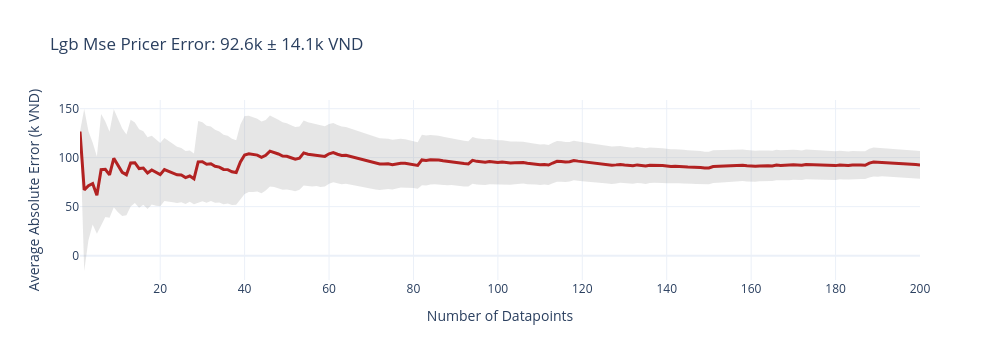
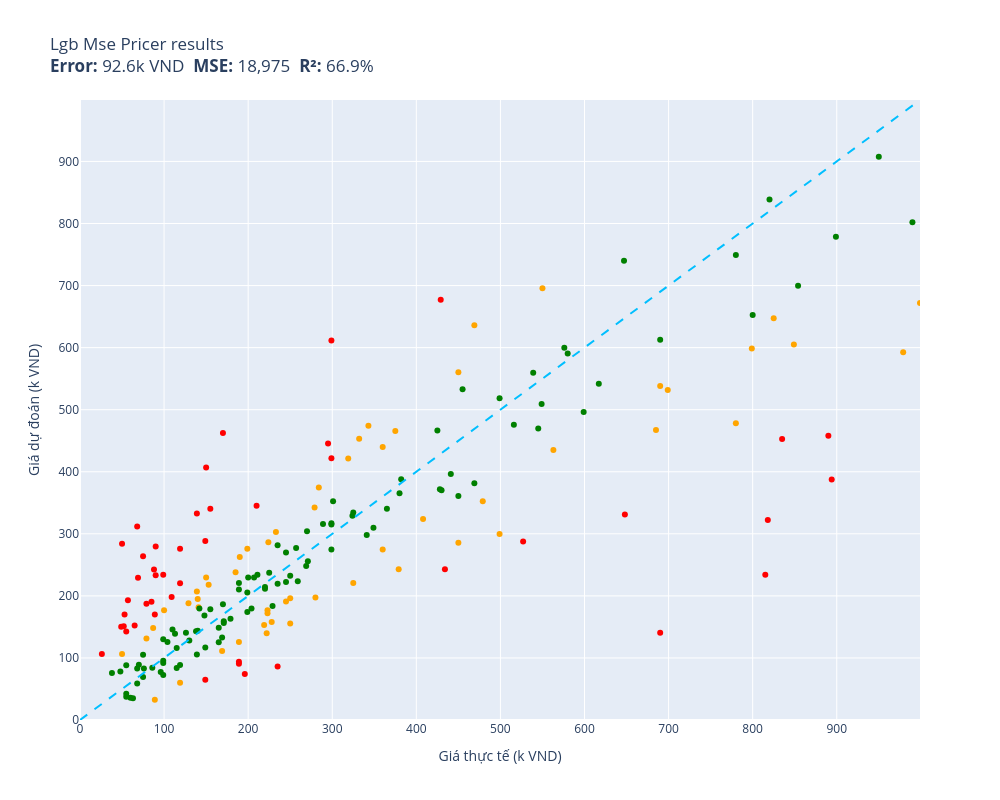

These figures' notebook cell, in order:
### Code cell
# 5A. LGB MSE — full 269K
# num_leaves=63 de tang capacity voi 5x data so voi benchmark (50K)
print("[5A] Training LGB (MSE, full 269K)...")
lgb_mse = lgb.LGBMRegressor(
    n_estimators=1000,
    num_leaves=63,
    learning_rate=0.1,
    min_child_samples=30,
    n_jobs=-1,
    random_state=42,
    verbose=-1,
)
lgb_mse.fit(X_main, prices)
print("Training done.")

def lgb_mse_pricer(item):
    x = vec_main.transform([item.summary])
    return max(5, lgb_mse.predict(x)[0])

print("Evaluating [5A]:")
results["5A. LGB MSE (269K)"] = evaluate(lgb_mse_pricer, test)

# train 38 phut

### Figure 1 — Plotly figure (JSON) as saved in the notebook; plotly's stock layout.template omitted (floating-point values rounded to 4 significant figures; data arrays with more than 128 entries replaced by an {"elided": "..."} marker saying what was removed)
{"data": [{"fill": "toself", "fillcolor": "rgba(128,128,128,0.2)", "hoverinfo": "skip", "line": {"color": "rgba(255,255,255,0)"}, "name": "95% CI", "showlegend": false, "type": "scatter", "x": {"elided": "400 int values"}, "y": {"elided": "400 float values"}}, {"customdata": {"elided": "200x1 float values"}, "hovertemplate": "n=%{x}<br>Avg Error=%{y:.1f}k VND<br>±95% CI=%{customdata[0]:.1f}k<extra></extra>", "line": {"color": "firebrick", "width": 3}, "mode": "lines", "name": "Cumulative Avg Error", "type": "scatter", "x": {"elided": "200 int values"}, "y": {"elided": "200 float values"}}], "layout": {"height": 360, "showlegend": false, "title": {"text": "Lgb Mse Pricer Error: 92.6k ± 14.1k VND"}, "width": 1000, "xaxis": {"title": {"text": "Number of Datapoints"}}, "yaxis": {"title": {"text": "Average Absolute Error (k VND)"}}}}

### Figure 2 — Plotly figure (JSON) as saved in the notebook; plotly's stock layout.template omitted (floating-point values rounded to 4 significant figures)
{"data": [{"customdata": [["Thùng lưu trữ, hộp đựng đồ đa năng bằng ...\\Dự đoán: 352.3k VND  Thực tế: 479.0k VND"], ["Phần Mềm Diệt Virus Trend Micro Maximum ...\\Dự đoán: 440.1k VND  Thực tế: 360.0k VND"], ["Combo Bộ sạc ANSMANN POWERLINE 4 Smart k...\\Dự đoán: 467.2k VND  Thực tế: 685.0k VND"], ["Ugreen UG30771US230TK card mạng PCI-e 1x...\\Dự đoán: 374.5k VND  Thực tế: 284.0k VND"], ["COMBO 10 QUẦN ĐIỀU HÒA THÔNG HƠI 5083\\Dự đoán: 191.1k VND  Thực tế: 245.0k VND"], ["KHĂN CHOÀNG CASHMERE CAO CẤP CAS15\\Dự đoán: 176.8k VND  Thực tế: 223.0k VND"], ["KHĂN CHOÀNG CASHMERE CAO CẤP CAS34\\Dự đoán: 172.2k VND  Thực tế: 223.0k VND"], ["Ba lô, balo  laptop thời trang Hàn Quốc ...\\Dự đoán: 176.7k VND  Thực tế: 100.0k VND"], ["Áo len dài tay nam thời trang Hàn Quốc S...\\Dự đoán: 125.6k VND  Thực tế: 189.0k VND"], ["Kính cường lực trong suốt Kuzoom cho iPa...\\Dự đoán: 111.3k VND  Thực tế: 169.0k VND"], ["Đồ Chơi Tay Cầm Âm Nhạc 2 TOONYKIDS - Đồ...\\Dự đoán: 286.2k VND  Thực tế: 224.0k VND"], ["Tinh Chất Dưỡng Sáng Da Vitamin C CNP De...\\Dự đoán: 478.3k VND  Thực tế: 780.0k VND"], ["Mì Trứng Cao Cấp Meizan (500g)\\Dự đoán: 106.2k VND  Thực tế: 50.0k VND"], ["Sữa bột Enfagrow A+ Neuropro 4 1.7kg với...\\Dự đoán: 592.4k VND  Thực tế: 979.0k VND"], ["Combo hộp   3 món  đeo tay  xinh xắn  ph...\\Dự đoán: 153.3k VND  Thực tế: 219.0k VND"], ["Cặp Đựng Laptop Chống Sốc Cao Cấp, Cặp Đ...\\Dự đoán: 220.7k VND  Thực tế: 325.0k VND"], ["Máy Đo Huyết Áp Cơ ALPK2 - Nhập Khẩu Chí...\\Dự đoán: 647.3k VND  Thực tế: 825.0k VND"], ["Rượu Vang Chile Yali Wetland Reserva Cab...\\Dự đoán: 560.3k VND  Thực tế: 450.0k VND"], ["Balo Laptop 15.6 inch KMORE The CARTER -...\\Dự đoán: 695.5k VND  Thực tế: 550.0k VND"], ["Ốp lưng da HDD có ngăn đựng thẻ kèm kệ c...\\Dự đoán: 276.0k VND  Thực tế: 199.0k VND"], ["Gấu Bông Đựng Khăn Giấy và Sọt Rác Tiện ...\\Dự đoán: 196.0k VND  Thực tế: 250.0k VND"], ["Sữa bột Nestlé NAN INFINIPRO A2 1 với cô...\\Dự đoán: 538.2k VND  Thực tế: 690.0k VND"], ["Bình Uống Nước Cho Bé LocknLock HAP916 4...\\Dự đoán: 324.0k VND  Thực tế: 408.0k VND"], ["Loa HP 2000 (VS)\\Dự đoán: 218.0k VND  Thực tế: 153.0k VND"], ["Serum Prettyskin B5 Phục Hồi, Dưỡng Sáng...\\Dự đoán: 465.5k VND  Thực tế: 375.0k VND"], ["Thắt lưng bản 4cm. Mặt khoá phong cách\\Dự đoán: 131.2k VND  Thực tế: 79.0k VND"], ["Chuột Gaming T-Wolf G560 Led USB - Hàng ...\\Dự đoán: 194.8k VND  Thực tế: 140.0k VND"], ["Bao da dành cho Samsung Galaxy Tab S6 10...\\Dự đoán: 157.9k VND  Thực tế: 228.0k VND"], ["Bộ chuyển đổi Mini displayport sang H...\\Dự đoán: 435.1k VND  Thực tế: 563.0k VND"], ["Giày tây Giày lười nam hàn quốc đai kim ...\\Dự đoán: 139.6k VND  Thực tế: 222.0k VND"], ["Ốp Lưng Nillkin Super Frosted Shield Pro...\\Dự đoán: 262.8k VND  Thực tế: 190.0k VND"], ["Vỏ Hột Quẹt Bật Lửa Xăng Đá Zorro ZC5-6 ...\\Dự đoán: 474.0k VND  Thực tế: 343.0k VND"], ["Máy Xay Sinh Tố BlueStone BLB-5328 1.5 L...\\Dự đoán: 671.8k VND  Thực tế: 999.0k VND"], ["Đèn pin đội đầu j78 chiếu xa ánh sáng mạ...\\Dự đoán: 242.7k VND  Thực tế: 379.0k VND"], ["Loa SUB Siêu Trầm Cao Cấp S1 - Hàng Nhập...\\Dự đoán: 605.2k VND  Thực tế: 849.0k VND"], ["Wekki Đồ Chơi Lắp Ráp Tiệm Đá Bào Wk5060...\\Dự đoán: 299.7k VND  Thực tế: 499.0k VND"], ["Gối Tựa Lưng Massage Túi Khí Kéo Dãn,Tíc...\\Dự đoán: 421.5k VND  Thực tế: 319.0k VND"], ["COMBO 2 Sợi Dây Buộc Tóc ADIDAS ADAC-165...\\Dự đoán: 453.0k VND  Thực tế: 332.0k VND"], ["Bao Case Ốp Cứng Trong Suốt PC bảo vệ ch...\\Dự đoán: 155.7k VND  Thực tế: 250.0k VND"], ["Chuột Razer DeathAdder Essential-Ergonom...\\Dự đoán: 531.9k VND  Thực tế: 699.0k VND"], ["Ngũ cốc Xuân An yến mạch hạnh nhân hạt c...\\Dự đoán: 148.4k VND  Thực tế: 87.0k VND"], ["Khóa Đồng 75 CS Series ABUS (60mm)\\Dự đoán: 598.6k VND  Thực tế: 799.0k VND"], ["Kệ đỡ giá đỡ đế tản nhiệt cho ipad máy t...\\Dự đoán: 206.9k VND  Thực tế: 139.0k VND"], ["(HCM) Tranh treo tường trang trí decor t...\\Dự đoán: 197.4k VND  Thực tế: 280.0k VND"], ["Sạc Laptop dùng cho Máy Tinh HP - Kèm Dâ...\\Dự đoán: 303.1k VND  Thực tế: 233.0k VND"], ["[HSD 03/2027] Sữa Tắm On: The Body Cấp Ẩ...\\Dự đoán: 188.0k VND  Thực tế: 129.0k VND"], ["Quánh Đúc Chống Dính Vân Đá Đáy Từ Ecora...\\Dự đoán: 636.0k VND  Thực tế: 469.0k VND"], ["Ốp Lưng Kính Cường Lực Trong Suốt Hoàn T...\\Dự đoán: 181.7k VND  Thực tế: 141.0k VND"], ["(GIÁ TỐT) Giày đế xuồng nữ da bò thật mà...\\Dự đoán: 238.0k VND  Thực tế: 185.0k VND"], ["Lược cắt tóc Nhật Bản YS PARK cho tóc ng...\\Dự đoán: 274.7k VND  Thực tế: 360.0k VND"], ["Hộp mực 35A 85A 36A Halloya có lỗ đổ mực...\\Dự đoán: 229.4k VND  Thực tế: 150.0k VND"], ["Giày Sandal Nữ Đế Xuồng HÀ NAM Da Bò Thậ...\\Dự đoán: 342.5k VND  Thực tế: 279.0k VND"], ["Bộ Lắp Ghép Cho Bé 3D Mideer Translucent...\\Dự đoán: 285.5k VND  Thực tế: 450.0k VND"], ["Cây gãi lưng/ gãi ngứa bằng sừng Trâu [M...\\Dự đoán: 32.8k VND  Thực tế: 89.0k VND"], ["Make Today Great, mã G276. Hãy tỏa sáng ...\\Dự đoán: 60.2k VND  Thực tế: 119.0k VND"]], "hovertemplate": "%{customdata[0]}<extra></extra>", "legendgroup": "orange", "marker": {"color": "orange", "size": 6, "symbol": "circle"}, "mode": "markers", "name": "orange", "orientation": "v", "showlegend": true, "type": "scatter", "x": [479, 360, 685, 284, 245, 223, 223, 100, 189, 169, 224, 780, 50, 979, 219, 325, 825, 450, 550, 199, 250, 690, 408, 153, 375, 79, 140, 228, 563, 222, 190, 343, 999, 379, 849, 499, 319, 332, 250, 699, 87, 799, 139, 280, 233, 129, 469, 141, 185, 360, 150, 279, 450, 89, 119], "xaxis": "x", "y": [352.3, 440.1, 467.2, 374.5, 191.1, 176.8, 172.2, 176.7, 125.6, 111.3, 286.2, 478.3, 106.2, 592.4, 153.3, 220.7, 647.3, 560.3, 695.5, 276.0, 196.0, 538.2, 324.0, 218.0, 465.5, 131.2, 194.8, 157.9, 435.1, 139.6, 262.8, 474.0, 671.8, 242.7, 605.2, 299.7, 421.5, 453.0, 155.7, 531.9, 148.4, 598.6, 206.9, 197.4, 303.1, 188.0, 636.0, 181.7, 238.0, 274.7, 229.4, 342.5, 285.5, 32.77, 60.17], "yaxis": "y"}, {"customdata": [["Bộ Gí Đỡ Từ Đa Chức Năng Hoco PH19 - Hàn...\\Dự đoán: 91.7k VND  Thực tế: 99.0k VND"], ["Ugreen UG20868US174TK 2M màu Hồng Dây US...\\Dự đoán: 140.5k VND  Thực tế: 126.0k VND"], ["Sạc Tương Thích Cho Laptop Hp Pavilion 1...\\Dự đoán: 297.9k VND  Thực tế: 341.0k VND"], ["Thức ăn IGUANA Trưởng Thành Bí Đỏ GREENA...\\Dự đoán: 168.5k VND  Thực tế: 148.0k VND"], ["Bàn Phím Tương Thích Cho Laptop Lenovo -...\\Dự đoán: 248.1k VND  Thực tế: 269.0k VND"], ["Dây đai du lịch Master Lock 4701EURDGRN ...\\Dự đoán: 329.2k VND  Thực tế: 324.0k VND"], ["Miếng Dán Dẻo PPF Mặt Lưng, Mặt Trước Dà...\\Dự đoán: 128.1k VND  Thực tế: 130.0k VND"], ["Giá Đỡ Dây Cáp Wi WU CH011 - Hàng Chính ...\\Dự đoán: 145.8k VND  Thực tế: 110.0k VND"], ["Sạc dành cho Laptop Gaming Asus ROG Stri...\\Dự đoán: 907.5k VND  Thực tế: 950.0k VND"], ["[Mẫu mới] Tã quần SunMate siêu mềm mại G...\\Dự đoán: 125.3k VND  Thực tế: 165.0k VND"], ["Áo Bóng Đá Retro Real Madrid 2006/2007 -...\\Dự đoán: 315.2k VND  Thực tế: 299.0k VND"], ["Mũ len liền khăn lót nỉ trùm kín cổ siêu...\\Dự đoán: 116.2k VND  Thực tế: 115.0k VND"], ["Bóng Đèn Ô Tô Xtec H15 12V 15/55W\\Dự đoán: 156.1k VND  Thực tế: 171.0k VND"], ["Combo Mút Trang Điểm Mastige Màu Cam Nhạ...\\Dự đoán: 58.9k VND  Thực tế: 68.0k VND"], ["Nàng Tiên Tóc Mây DK81159\\Dự đoán: 83.0k VND  Thực tế: 76.0k VND"], ["Kính mát nam Mắt vuông chống nắng uv thờ...\\Dự đoán: 143.8k VND  Thực tế: 140.0k VND"], ["Miếng Kính Cường Lực Chống Nhìn Trộm cho...\\Dự đoán: 361.0k VND  Thực tế: 450.0k VND"], ["Dụng cụ đốt Palo santo - Palo santo Hold...\\Dự đoán: 142.9k VND  Thực tế: 138.0k VND"], ["Bộ Tháo Mắt Xích Xe Loại Tốt – Gọn Nhẹ, ...\\Dự đoán: 148.4k VND  Thực tế: 165.0k VND"], ["Combo 5 Giấy Thấm Dầu Mayan  (100 Tờ / G...\\Dự đoán: 84.3k VND  Thực tế: 86.0k VND"], ["Bát Ăn Trẻ Em Amori 580ml - Hàng Cao Cấp...\\Dự đoán: 35.1k VND  Thực tế: 63.0k VND"], ["Chuột máy tính có dây Gaming Newmen GX6,...\\Dự đoán: 340.3k VND  Thực tế: 365.0k VND"], ["BẠT CHỐNG NẮNG PHÍA TRONG KÍNH LÁI Xe Ô ...\\Dự đoán: 105.0k VND  Thực tế: 75.0k VND"], ["MÁY MÀI 100MM 710W TOLSEN 79544 - HÀNG C...\\Dự đoán: 740.2k VND  Thực tế: 647.0k VND"], ["Giày cao gót 7 phân vải dệt, mũi nhọn hở...\\Dự đoán: 179.7k VND  Thực tế: 204.0k VND"], ["Tấm dán patch_velcro treo tường\\Dự đoán: 214.3k VND  Thực tế: 220.0k VND"], ["Chà bông xù Viettin Mart 500G\\Dự đoán: 138.9k VND  Thực tế: 113.0k VND"], ["Nệm cho chó mèo 40x50cm Điều Hòa phù hợp...\\Dự đoán: 229.4k VND  Thực tế: 200.0k VND"], ["Gối Cao Su Non Chống Méo Đầu Cho Bé\\Dự đoán: 237.4k VND  Thực tế: 225.0k VND"], ["Bộ Pyjama HUONGTAM Phi tay dài nam cao c...\\Dự đoán: 223.8k VND  Thực tế: 259.0k VND"], ["Pin dùng cho Laptop Acer One 725 - Hàng ...\\Dự đoán: 475.7k VND  Thực tế: 516.0k VND"], ["Giày Sandal (Xăng Đan) dép quai hậu big ...\\Dự đoán: 590.4k VND  Thực tế: 580.0k VND"], ["Ốp lưng chống sốc vân kim loại cho Samsu...\\Dự đoán: 69.1k VND  Thực tế: 75.0k VND"], ["Dầu gội nam Home Scape Care giảm gàu chă...\\Dự đoán: 219.6k VND  Thực tế: 235.0k VND"], ["Canxi Nano calcium D3 MK7 -Hộp 100 Viên ...\\Dự đoán: 88.7k VND  Thực tế: 119.0k VND"], ["Kính xinh, Kính râm Mắt mèo Hàn Quốc thờ...\\Dự đoán: 220.7k VND  Thực tế: 189.0k VND"], ["Chân váy công sở dáng đuôi cá, Lưng cao,...\\Dự đoán: 309.8k VND  Thực tế: 349.0k VND"], ["Dép Sandal nam da bò nhập khẩu nguyên tấ...\\Dự đoán: 352.3k VND  Thực tế: 301.0k VND"], ["AirTag Charm Strap hàng chính hãng Bone\\Dự đoán: 222.5k VND  Thực tế: 245.0k VND"], ["Khăn lụa choàng cổ 02\\Dự đoán: 116.9k VND  Thực tế: 149.0k VND"], ["Thắt Lưng Nữ Dây Nịt Nữ Button mang đầm ...\\Dự đoán: 130.2k VND  Thực tế: 99.0k VND"], ["THINK BIG DO BIGGER, mã G92. Áo thun nam...\\Dự đoán: 72.4k VND  Thực tế: 99.0k VND"], ["Quần Jean nam Leman đen mài xám JD14 - S...\\Dự đoán: 509.0k VND  Thực tế: 549.0k VND"], ["Giày Da Nam Giá Rẻ Dập Vân Cá Sấu Có Chu...\\Dự đoán: 174.1k VND  Thực tế: 199.0k VND"], ["Nón hiphop NEON POKER black\\Dự đoán: 95.5k VND  Thực tế: 99.0k VND"], ["Tranh Xếp Hình Random Cut 750 Mảnh Minh ...\\Dự đoán: 210.4k VND  Thực tế: 189.0k VND"], ["Sạc Tương Thích Cho Laptop Asus Vivobook...\\Dự đoán: 652.5k VND  Thực tế: 800.0k VND"], ["Đồ Chơi Giáo Dục Sớm Tháp Xếp Chồng Lala...\\Dự đoán: 163.2k VND  Thực tế: 179.0k VND"], ["(ẢNH THẬT) Tranh treo tường núi non hùng...\\Dự đoán: 232.3k VND  Thực tế: 250.0k VND"], ["Ví nữ cầm tay vuông mini hình cỏ ba lá  ...\\Dự đoán: 75.7k VND  Thực tế: 38.0k VND"], ["Cavat 8cm bản lớn Hàn Quốc cao cấp, kẻ x...\\Dự đoán: 211.3k VND  Thực tế: 220.0k VND"], ["Giá đỡ điện thoại để bàn chất liệu plast...\\Dự đoán: 234.0k VND  Thực tế: 211.0k VND"], ["[Hàng Chính Hãng] Loa SoundMax A180/2...\\Dự đoán: 532.8k VND  Thực tế: 455.0k VND"], ["Bánh Custas kem trứng Orion hộp 276g\\Dự đoán: 36.0k VND  Thực tế: 60.0k VND"], ["Combo 3 Kem Đánh Răng P/S Trắng Răng Tha...\\Dự đoán: 125.6k VND  Thực tế: 104.0k VND"], ["Cáp âm thanh chuyển jack 3.5mm sang 2 đầ...\\Dự đoán: 83.6k VND  Thực tế: 115.0k VND"], ["Ugreen UG80110CM261TK bộ chuyển RS232 ra...\\Dự đoán: 396.4k VND  Thực tế: 441.0k VND"], ["Bọc Vô Lăng CIND C037 Size M Màu Kem\\Dự đoán: 179.5k VND  Thực tế: 142.0k VND"], ["Bộ combo Vệ Sinh & Khửi mùi Giày Dép Sne...\\Dự đoán: 183.8k VND  Thực tế: 229.0k VND"], ["THANH XỐP RUY BĂNG CUỐN TÓC KHÔNG NHIỆT ...\\Dự đoán: 77.4k VND  Thực tế: 96.0k VND"], ["Máy Nghe Nhạc MP3 Ruizu X02 8GB - Hàng C...\\Dự đoán: 599.7k VND  Thực tế: 576.0k VND"], ["Bàn Phím dùng cho Laptop ACER Extensa 25...\\Dự đoán: 255.7k VND  Thực tế: 271.0k VND"], ["Giày Sandal Nữ BIGGBEN Da Bò Thật SDN62\\Dự đoán: 316.0k VND  Thực tế: 289.0k VND"], ["Bàn Xếp Gọn Gỗ Tự Nhiên BM 50cm x 70cm (...\\Dự đoán: 699.7k VND  Thực tế: 854.0k VND"], ["Combo 10 Mặt Nạ Banobagi Kháng Viêm, Giả...\\Dự đoán: 186.7k VND  Thực tế: 170.0k VND"], ["Bông tẩy tế bào chết và dưỡng ẩm da cho ...\\Dự đoán: 370.0k VND  Thực tế: 430.0k VND"], ["Combo 2 bộ miếng lót cho giày rộng V.3 T...\\Dự đoán: 78.1k VND  Thực tế: 48.0k VND"], ["Ốp lưng dành cho Samsung M20 Chim Lửa N...\\Dự đoán: 37.4k VND  Thực tế: 55.0k VND"], ["Ly  Thuỷ Tinh Pha Lê Ý RCR 360ml\\Dự đoán: 387.8k VND  Thực tế: 382.0k VND"], ["Tông đơ chấn viền Kemei KM-2299 lưỡi cắt...\\Dự đoán: 518.3k VND  Thực tế: 499.0k VND"], ["Combo kem bôi da thuần mộc ngừa rôm sảy ...\\Dự đoán: 304.1k VND  Thực tế: 270.0k VND"], ["KEM CHỐNG NẮNG DƯỠNG DA VITAMIN - INICO ...\\Dự đoán: 365.2k VND  Thực tế: 380.0k VND"], ["Ốp lưng dành cho Oppo Reno 5 mẫu Lá Phon...\\Dự đoán: 42.4k VND  Thực tế: 55.0k VND"], ["Máy lọc không khí xe hơi ô tô công nghệ ...\\Dự đoán: 466.4k VND  Thực tế: 425.0k VND"], ["Đồ chơi lắp ráp Mô hình máy bay ném bom ...\\Dự đoán: 316.9k VND  Thực tế: 299.0k VND"], ["Kính râm nam Solex chữ H Mắt kính thủy t...\\Dự đoán: 381.3k VND  Thực tế: 469.0k VND"], ["Bọt dung dịch vệ sinh dành cho teen Oris...\\Dự đoán: 178.4k VND  Thực tế: 155.0k VND"], ["Cặp đèn thờ bằng gỗ khắc chữ  phúc lộc t...\\Dự đoán: 778.8k VND  Thực tế: 899.0k VND"], ["Nệm Massage toàn thân Bella Plus MK292\\Dự đoán: 496.3k VND  Thực tế: 599.0k VND"], ["Xích đeo quần 2 lớp thép titan không đen...\\Dự đoán: 159.1k VND  Thực tế: 171.0k VND"], ["Giấy Vẽ Faber 200g Khổ A4 Fish 104002\\Dự đoán: 82.9k VND  Thực tế: 68.0k VND"], ["Sạc cho Laptop MSI PS42 8RA  Hàng Nhập k...\\Dự đoán: 274.7k VND  Thực tế: 299.0k VND"], ["Hộp mực Thuận Phong 204A dùng cho máy in...\\Dự đoán: 802.0k VND  Thực tế: 990.0k VND"], ["Bộ 6 Ly Thủy Tinh Diamond Bormioli Rocco...\\Dự đoán: 371.8k VND  Thực tế: 428.0k VND"], ["Bàn phím dùng cho Laptop Asus F451c Asus...\\Dự đoán: 269.8k VND  Thực tế: 245.0k VND"], ["Sạc Tương Thích Cho Laptop Asus 150w TUF...\\Dự đoán: 749.1k VND  Thực tế: 780.0k VND"], ["Túi du lịch dung lượng lớn Business Trav...\\Dự đoán: 469.5k VND  Thực tế: 545.0k VND"], ["Ốp in cho Samsung Galaxy A10 mẫu Động Vậ...\\Dự đoán: 88.1k VND  Thực tế: 55.0k VND"], ["Sữa Dưỡng Hỗ Trợ Mờ Nám Luxury Exosome E...\\Dự đoán: 612.6k VND  Thực tế: 690.0k VND"], ["Sạc cho laptop Dell Gaming Inspiron 7567...\\Dự đoán: 542.0k VND  Thực tế: 617.0k VND"], ["Áo Mưa 1 Người Bít Sườn Thời Trang, RAND...\\Dự đoán: 132.8k VND  Thực tế: 169.0k VND"], ["Cường lực chống nhìn trộm WiWU iPhone 14...\\Dự đoán: 229.5k VND  Thực tế: 207.0k VND"], ["Bao da Dux Ducis dành cho iPhone 15 Pro ...\\Dự đoán: 281.6k VND  Thực tế: 235.0k VND"], ["Máy nghe nhạc Lossless Ruizu X05 Bộ Nhớ ...\\Dự đoán: 559.6k VND  Thực tế: 539.0k VND"], ["Áo Sơ Mi Nam Công Sở Trung Niên Thương H...\\Dự đoán: 334.3k VND  Thực tế: 325.0k VND"], ["Bao da Máy tính bảng Honor Tab V7 Pro tr...\\Dự đoán: 205.3k VND  Thực tế: 199.0k VND"], ["Găng tay da nam mẫu HOT Siêu CẢM ỨNG, Si...\\Dự đoán: 105.4k VND  Thực tế: 139.0k VND"], ["Bàn phím cho 4736 4736G 4736Z 4736ZG 481...\\Dự đoán: 277.2k VND  Thực tế: 257.0k VND"], ["Bàn Phím dùng cho laptop HP Folio 13.3\" ...\\Dự đoán: 838.8k VND  Thực tế: 820.0k VND"], ["Vớ tất thể thao nam cổ trung ELLE ACTIVE...\\Dự đoán: 89.0k VND  Thực tế: 70.0k VND"]], "hovertemplate": "%{customdata[0]}<extra></extra>", "legendgroup": "green", "marker": {"color": "green", "size": 6, "symbol": "circle"}, "mode": "markers", "name": "green", "orientation": "v", "showlegend": true, "type": "scatter", "x": [99, 126, 341, 148, 269, 324, 130, 110, 950, 165, 299, 115, 171, 68, 76, 140, 450, 138, 165, 86, 63, 365, 75, 647, 204, 220, 113, 200, 225, 259, 516, 580, 75, 235, 119, 189, 349, 301, 245, 149, 99, 99, 549, 199, 99, 189, 800, 179, 250, 38, 220, 211, 455, 60, 104, 115, 441, 142, 229, 96, 576, 271, 289, 854, 170, 430, 48, 55, 382, 499, 270, 380, 55, 425, 299, 469, 155, 899, 599, 171, 68, 299, 990, 428, 245, 780, 545, 55, 690, 617, 169, 207, 235, 539, 325, 199, 139, 257, 820, 70], "xaxis": "x", "y": [91.67, 140.5, 297.9, 168.5, 248.1, 329.2, 128.1, 145.8, 907.5, 125.3, 315.2, 116.2, 156.1, 58.94, 82.96, 143.8, 361.0, 142.9, 148.4, 84.27, 35.06, 340.3, 105.0, 740.2, 179.7, 214.3, 138.9, 229.4, 237.4, 223.8, 475.7, 590.4, 69.08, 219.6, 88.66, 220.7, 309.8, 352.3, 222.5, 116.9, 130.2, 72.43, 509.0, 174.1, 95.48, 210.4, 652.5, 163.2, 232.3, 75.73, 211.3, 234.0, 532.8, 36.04, 125.6, 83.65, 396.4, 179.5, 183.8, 77.37, 599.7, 255.7, 316.0, 699.7, 186.7, 370.0, 78.12, 37.42, 387.8, 518.3, 304.1, 365.2, 42.38, 466.4, 316.9, 381.3, 178.4, 778.8, 496.3, 159.1, 82.86, 274.7, 802.0, 371.8, 269.8, 749.1, 469.5, 88.14, 612.6, 542.0, 132.8, 229.5, 281.6, 559.6, 334.3, 205.3, 105.4, 277.2, 838.8, 88.99], "yaxis": "y"}, {"customdata": [["Chì Kẻ Mày Xé Suri 101 Black Màu Đen E27...\\Dự đoán: 106.2k VND  Thực tế: 26.0k VND"], ["Cặp Nút Đệm Tai Nghe Silicone Thay Thế C...\\Dự đoán: 284.2k VND  Thực tế: 50.0k VND"], ["BÚA ĐA NĂNG TOTAL THMFH0126 - HÀNG CHÍNH...\\Dự đoán: 287.7k VND  Thực tế: 527.0k VND"], ["Combo 4 miếng dán đỡ kệ gỗ VINAVU, giúp ...\\Dự đoán: 150.9k VND  Thực tế: 52.0k VND"], ["Bịch cà phê hòa tan 3 in 1 Meet More (50...\\Dự đoán: 90.8k VND  Thực tế: 189.0k VND"], ["Quần bơi lưng cao LMcation Anita - Vườn ...\\Dự đoán: 288.4k VND  Thực tế: 149.0k VND"], ["Quần Kaki nam Khatoco Q2M578R1-CNRE598-2...\\Dự đoán: 242.8k VND  Thực tế: 434.0k VND"], ["Lốc 4 Gói băng vệ sinh Kotex Bảo Vệ Toàn...\\Dự đoán: 74.1k VND  Thực tế: 196.0k VND"], ["Thú nhồi bông rồng sữa vô tri êm mịn - S...\\Dự đoán: 234.0k VND  Thực tế: 815.0k VND"], ["Muối Rửa Bát Finish chuyên dụng chuyên ...\\Dự đoán: 220.5k VND  Thực tế: 119.0k VND"], ["Tinh dầu Tràm Huế thương hiệu Làng Hạ 10...\\Dự đoán: 187.3k VND  Thực tế: 79.0k VND"], ["Ugreen UG30701US154TK 13CM Màu Đen Dây U...\\Dự đoán: 170.0k VND  Thực tế: 89.0k VND"], ["Phần mềm thiết kế iSolid 3D phiên bản ti...\\Dự đoán: 387.7k VND  Thực tế: 894.0k VND"], ["Quạt treo tường Lifan TE-1689 có remote ...\\Dự đoán: 452.8k VND  Thực tế: 835.0k VND"], ["COMBO 2 ĐÈN TƯỜNG TRANG TRÍ TRONG NHÀ MS...\\Dự đoán: 445.6k VND  Thực tế: 295.0k VND"], ["Sandal dongnai dép quai hậu nữ A24 dù xa...\\Dự đoán: 279.4k VND  Thực tế: 90.0k VND"], ["Bơm Hơi Đạp Chân Cho ÔTÔ , Xe Máy, Xe Đạ...\\Dự đoán: 64.8k VND  Thực tế: 149.0k VND"], ["Ổ Khóa Chống Trộm Thông Minh\\Dự đoán: 242.4k VND  Thực tế: 88.0k VND"], ["Thuốc Bột Nhuộm Hoa Tươi  màu thực phẩm ...\\Dự đoán: 406.8k VND  Thực tế: 150.0k VND"], ["Mũ Lưỡi Trai Nam Thời Trang Lính Cao Cấp...\\Dự đoán: 190.4k VND  Thực tế: 85.0k VND"], ["Đồ Bộ Pijama Thun 3D Lửng Freesize 40-68...\\Dự đoán: 93.7k VND  Thực tế: 189.0k VND"], ["Miếng Lót Chuột MousePad Trải Bàn Nitend...\\Dự đoán: 275.9k VND  Thực tế: 119.0k VND"], ["Kiếng Hậu Kitaco Z2 Japan 10mm\\Dự đoán: 140.7k VND  Thực tế: 690.0k VND"], ["Balo Nữ Thời Trang 3in1 Hình BTS MH566\\Dự đoán: 150.1k VND  Thực tế: 49.0k VND"], ["Chảo Nhôm Chống Dính You Cook 18cm\\Dự đoán: 198.4k VND  Thực tế: 109.0k VND"], ["Áo ren organza trắng Maxivic M042302\\Dự đoán: 458.0k VND  Thực tế: 890.0k VND"], ["Bộ Test Nước Emaux CE029\\Dự đoán: 345.3k VND  Thực tế: 210.0k VND"], ["Túi xách công sở nam dọc cao cấp chống t...\\Dự đoán: 421.8k VND  Thực tế: 299.0k VND"], ["Xịt Dưỡng Ẩm Eucerin Cho Da Nhạy Cảm 50m...\\Dự đoán: 462.4k VND  Thực tế: 170.0k VND"], ["Hộp Đựng Thuốc Lá 20 Điếu Dài Slim Nút B...\\Dự đoán: 233.9k VND  Thực tế: 99.0k VND"], ["Combo Pharmaact Sảng Khoái Mát Lạnh - Ch...\\Dự đoán: 332.7k VND  Thực tế: 139.0k VND"], ["Kẹp Gỗ Đa Năng  Dùng Để Gắp Kẹp Thức Ăn ...\\Dự đoán: 193.1k VND  Thực tế: 57.0k VND"], ["Mũ bucket tai bèo form tròn may nhiều mả...\\Dự đoán: 142.7k VND  Thực tế: 55.0k VND"], ["Nón lá vẽ mỹ nghệ hoạ tiết Cô gái trong ...\\Dự đoán: 152.1k VND  Thực tế: 65.0k VND"], ["MŨI KHOAN ĐẤT Φ150X800MM INGCO GEA55221-...\\Dự đoán: 331.1k VND  Thực tế: 648.0k VND"], ["Hộp Nhựa 200x120x75mm - Chống nước CT\\Dự đoán: 169.9k VND  Thực tế: 53.0k VND"], ["Kệ khay chữ nhật để miếng rửa chén có Kh...\\Dự đoán: 229.1k VND  Thực tế: 69.0k VND"], ["Sữa tắm joyce & doll cho chó mèo - Sữa t...\\Dự đoán: 86.3k VND  Thực tế: 235.0k VND"], ["Bông Lau Thay Thế Cho Chổi Lau Nhà Cao C...\\Dự đoán: 311.8k VND  Thực tế: 68.0k VND"], ["Mô hình xe Lamborghini Terzo Milennio 1:...\\Dự đoán: 677.0k VND  Thực tế: 429.0k VND"], ["Mật Ong Vihoney 180ml\\Dự đoán: 264.0k VND  Thực tế: 75.0k VND"], ["Bộ cấp nước bồn cầu - Bộ cấp nước két nư...\\Dự đoán: 340.6k VND  Thực tế: 155.0k VND"], ["Vòng bi xe máy KONLON 63/22 Open\\Dự đoán: 233.4k VND  Thực tế: 90.0k VND"], ["KB31EKT - Thẻ chìa khóa khách sạn Vivace...\\Dự đoán: 322.3k VND  Thực tế: 818.0k VND"], ["Tam sơn tam cấp kệ để bát hương ,nhang b...\\Dự đoán: 611.3k VND  Thực tế: 299.0k VND"]], "hovertemplate": "%{customdata[0]}<extra></extra>", "legendgroup": "red", "marker": {"color": "red", "size": 6, "symbol": "circle"}, "mode": "markers", "name": "red", "orientation": "v", "showlegend": true, "type": "scatter", "x": [26, 50, 527, 52, 189, 149, 434, 196, 815, 119, 79, 89, 894, 835, 295, 90, 149, 88, 150, 85, 189, 119, 690, 49, 109, 890, 210, 299, 170, 99, 139, 57, 55, 65, 648, 53, 69, 235, 68, 429, 75, 155, 90, 818, 299], "xaxis": "x", "y": [106.2, 284.2, 287.7, 150.9, 90.83, 288.4, 242.8, 74.1, 234.0, 220.5, 187.3, 170.0, 387.7, 452.8, 445.6, 279.4, 64.83, 242.4, 406.8, 190.4, 93.68, 275.9, 140.7, 150.1, 198.4, 458.0, 345.3, 421.8, 462.4, 233.9, 332.7, 193.1, 142.7, 152.1, 331.1, 169.9, 229.1, 86.32, 311.8, 677.0, 264.0, 340.6, 233.4, 322.3, 611.3], "yaxis": "y"}, {"hoverinfo": "skip", "line": {"color": "deepskyblue", "dash": "dash", "width": 2}, "mode": "lines", "name": "y = x", "showlegend": false, "type": "scatter", "x": [0, 999], "y": [0, 999]}], "layout": {"height": 800, "legend": {"title": {"text": "color"}, "tracegroupgap": 0}, "showlegend": false, "title": {"text": "Lgb Mse Pricer results<br><b>Error:</b> 92.6k VND  <b>MSE:</b> 18,975  <b>R²:</b> 66.9%"}, "width": 1000, "xaxis": {"anchor": "y", "domain": [0, 1], "range": [0, 999], "title": {"text": "Giá thực tế (k VND)"}}, "yaxis": {"anchor": "x", "domain": [0, 1], "range": [0, 999], "title": {"text": "Giá dự đoán (k VND)"}}}}
